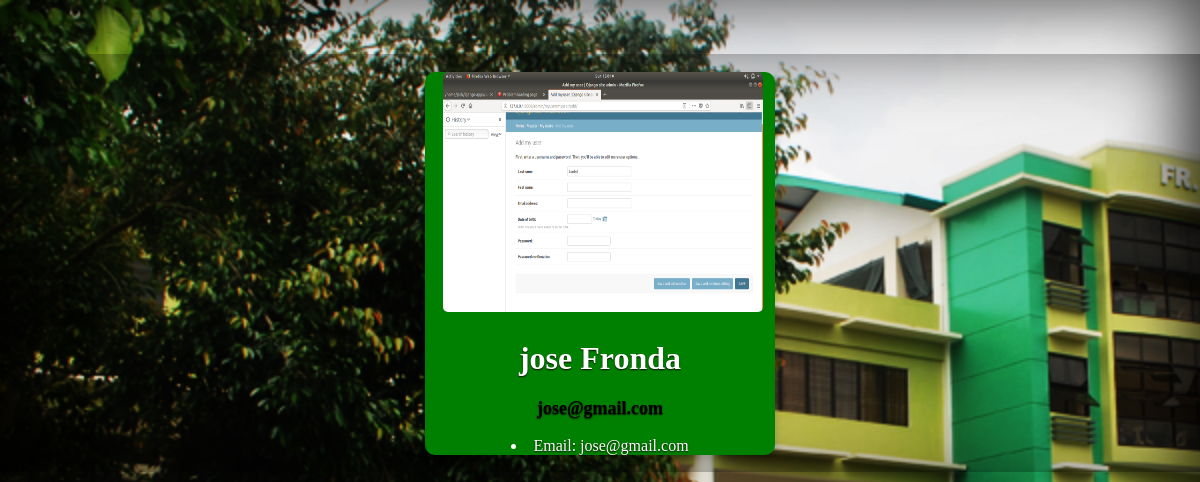
/ (signed in), run on an earlier commit of the app's database.
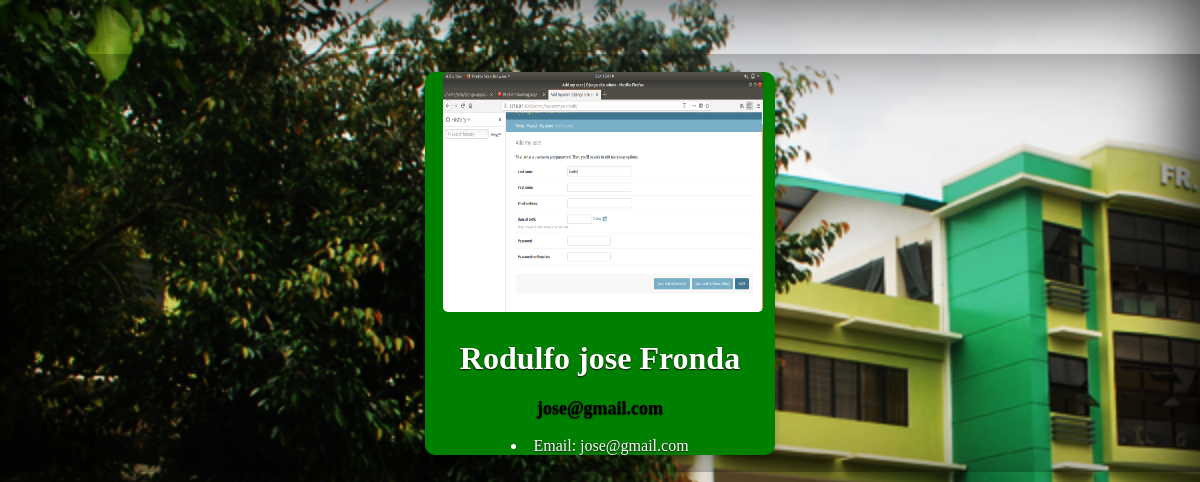
And on a later commit of the database.
### myuser/models.py (models this page shows, shortened)
class MyUser(AbstractBaseUser):
    email = models.EmailField(
        verbose_name='email address',
        max_length=255,
        unique=True,
    )
    Student_profile =   models.ImageField(upload_to = 'static/media')
    last_name      =    models.CharField(max_length=100)
    first_name     =   models.CharField(max_length=100)
    MI             =   models.CharField(max_length=200)
    Gender = (
        ('Male', 'Male'),
        ('Female', 'Female'),
    )
    Sex             =   models.CharField(max_length=6, choices=Gender, blank=True, default=True)
    date_of_birth   =   models.DateField()
    Age             =   models.CharField(max_length=20)
    course          =   models.ForeignKey(Course,on_delete=models.SET_NULL, null=True)
    years = (
        ('1st', '1st'),
        ('2nd', '2nd'),
        ('3rd', '3rd'),
        ('4rth', '4rth'),
    )
    Year            = models.CharField(max_length=6, choices=years, blank=True, default=True)
    objects         = MyUserManager()
    is_active       = models.BooleanField(default=True)
    is_admin        = models.BooleanField(default=False)
    is_faculty      = models.BooleanField(default=False)
    is_student      = models.BooleanField(default=False)
    USERNAME_FIELD = 'email'
    REQUIRED_FIELDS = ['date_of_birth']

### myuser/views.py (the view)
# urls.py: 2. Add a URL to urlpatterns:  url(r'^$', views.home, name='home')
def home(request):
    obj = Course.objects.all()
    context = {'obj': obj}
    return render(request, 'home.html', context)

### templates/home.html (shortened to what this page needs)
{% extends "base.html" %}
{% block content %}
{% load staticfiles %}
<link rel="stylesheet" href="{% static 'css/styles.css' %}">
<br/><br/><br/>
<div class="site-wrapper">
	<div class="site-wrapper-inner">
		<div class="cover-container">
		<main role="main" class="inner cover">
			<div class="transbox">
				   {% if user.is_authenticated %}
						 {% if request.user.is_student %}
						 	<div class="card">
 	 							<p><a href='{% url "grade:detail" last_name=user.last_name %}'><img id="myImg" src="{{  user.MEDIA_URL }}{{user.Student_profile.url}}" alt="{{user.first_name}}" width="105%"></a></p>
  								<h1 style="text-align: center;">{{ user.first_name }} {{ user.last_name }}</h1>
  									<p class="title">{{ user.get_username }}</li></p>
  									<p> <li>Email: {{ user.get_username }}</li></p>
				</div>
  			 </div>
  			</div>
  		  </div>
 		   {% endif %}
    {% endif %}
{% endblock content %}

What changed in the data, as far as the page shows it:
changed MyUser "Fronda": first_name "jose" → "Rodulfo jose"
